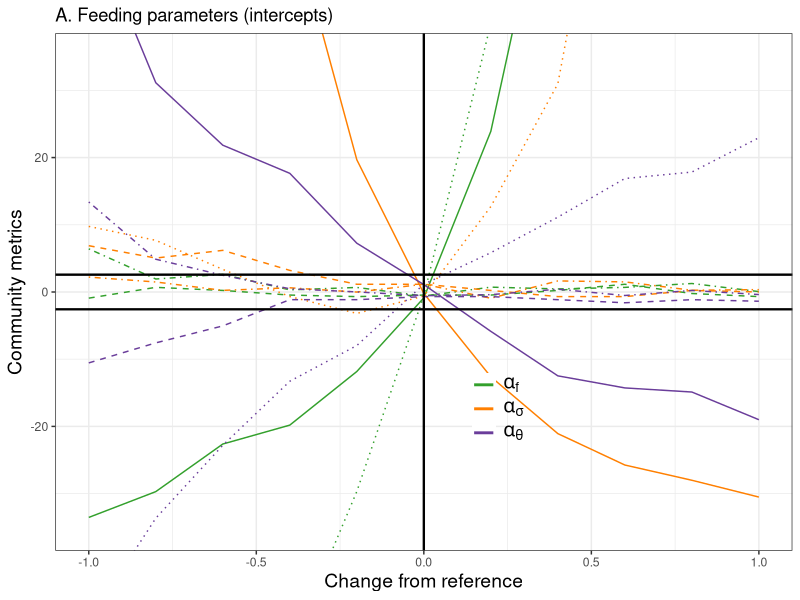

The R source for this figure:
library(readxl)
library(tidyverse)
library(patchwork)

# ── 1. Load data ──────────────────────────────────────────────────────────────
alldata <- read_excel("parameter_sensitivity.xlsx")

# ── 2. Define column groups and row slices ────────────────────────────────────
alpha_cols <- c("alpha_f","alpha_sigma", "alpha_theta")
row_slices <- list(1:11, 12:22, 23:33, 34:44)

# Build parameter list: alpha sets only
parameter_list <- lapply(row_slices, \(r) alldata[r, c("Normalized_x", alpha_cols)])

# ── 3. Normalize: subtract row-6 mean, divide by per-column SD ───────────────
normalize_alpha <- function(df) {
  mu <- mean(unlist(df[6, alpha_cols]), na.rm = TRUE)
  sigma <- sd(unlist(df[6, alpha_cols]), na.rm = TRUE)
  df[alpha_cols] <- lapply(df[alpha_cols], \(x) (x- mu)/ sigma)
  df
}

parameter_list <- lapply(parameter_list, normalize_alpha)

# ── 4. Reshape to long format ─────────────────────────────────────────────────
group_labels <- c("Species Richness", "Biomass", "Mean Trophic Level", "Stability")

combined_alpha <- map2_dfr(parameter_list, group_labels, \(df, g) {
  df |>
    pivot_longer(-Normalized_x, names_to = "Variable", values_to = "Value") |>
    mutate(
      group = factor(g, levels = group_labels),
      Value = if (g == "Stability") -Value else Value
    )
})

# ── 5. Colors, linetypes, shared theme ───────────────────────────────────────
alpha_colors <- c(
  "alpha_f"  = "#33A02C",
  "alpha_sigma"  = "#FF7F00",  # orange
  "alpha_theta"  = "#6A3D9A")  # purple
  

linetype_scale <- scale_linetype_manual(
  values = c(
    "Species Richness"   = "dashed",
    "Biomass"            = "solid",
    "Mean Trophic Level" = "dotted",
    "Stability"          = "dotdash"
  )
)

base_theme <- list(
  geom_line(linewidth = 0.5),
  geom_hline(yintercept = c(-2.576, 2.576), linewidth = 0.8),
  geom_vline(xintercept = 0,              linewidth = 0.8),
  coord_cartesian(ylim = c(-35, 35)),
  linetype_scale,
  theme_bw(),
  theme(
    legend.background = element_rect(fill = NA, color = NA),
    legend.box        = "vertical",
    legend.text       = element_text(size = 14),
    legend.title      = element_text(size = 14),
    axis.title        = element_text(size = 14)
  )
)
# ── 6. Plot ───────────────────────────────────────────────────────────────────
plot_alpha <- ggplot(combined_alpha, aes(Normalized_x, Value, color = Variable, linetype = group)) +
  base_theme +
  scale_color_manual(
    values = alpha_colors,
    labels = c("alpha_f" = expression(alpha[f]), 
               "alpha_sigma" = expression(alpha[sigma]), "alpha_theta" = expression(alpha[theta])
    )
  ) +
  labs(
    x       = "Change from reference",
    y       = "Community metrics",
    title   = "A. Feeding parameters (intercepts)",
    color   = "",
    linetype = "Community metrics"
  ) +
  guides(
    color    = guide_legend(order = 1, ncol=1, override.aes = list(linewidth = 1)),
    linetype = "none"
  ) +
  theme(legend.position = c(0.6, 0.3))

plot_alpha
saveRDS(plot_alpha, "plot_feedingslopes.rds")
